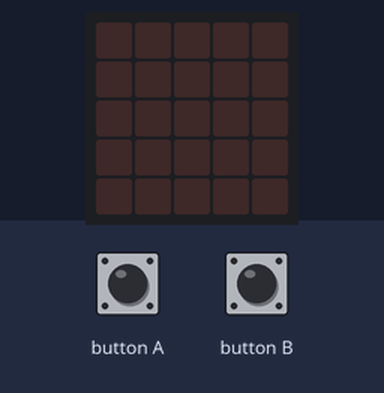
Bench run of a program on a simulated BBC micro:bit (MakeCode). Shown: the board's 5×5 LED display. The inputs (shaded band) are chosen by the test bench.

Above: at 1.2 s.
1.3 s: button A pressed for 3.2 s
At 5.7 s:
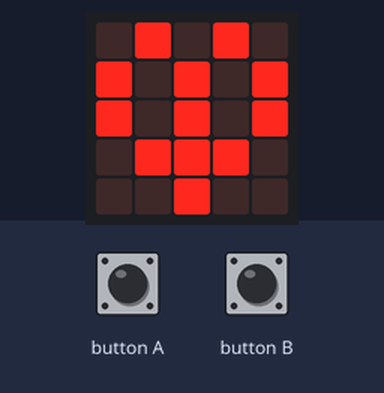
6.0 s: button B pressed for 3.2 s
At 6.4 s:
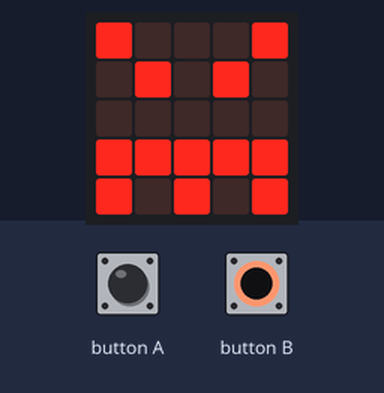
Timing chart, 0 to 9.0 s (numbered marks = the images above; inputs shaded):
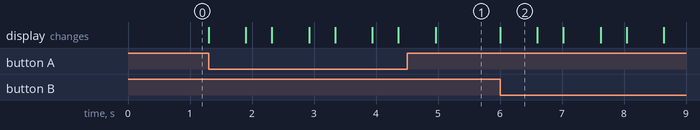

The program:

main.ts
```typescript
basic.forever(function () {
    if (input.buttonIsPressed(Button.B)) {
        basic.showIcon(IconNames.Angry)
        basic.showLeds(`
            . # . # .
            # . # . #
            # . # . #
            . # # # .
            . . # . .
            `)
    }
})
basic.forever(function () {
    if (input.buttonIsPressed(Button.A)) {
        basic.showIcon(IconNames.Angry)
        basic.showLeds(`
            . # . # .
            # . # . #
            # . # . #
            . # # # .
            . . # . .
            `)
    }
})
```

test.ts
```typescript
// aquí va el archivo "tests"; esto no se compilará cuando este paquete se utilice como una extensión.
```

Measured:
- after the input at 1.3 s, the display: first changes at once (image 1 shows a later state)
- after the input at 6.0 s, the display: changes at once (image 2)
- what the display in image 2 shows lasts 0.6 s, from 6.0 s to 6.6 s
